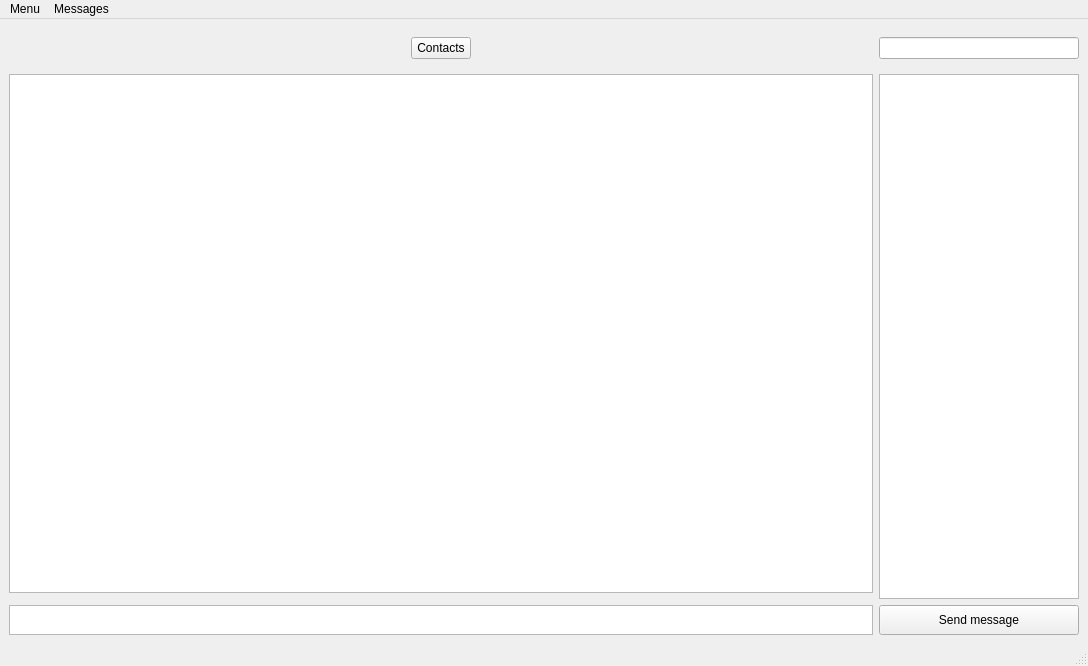
<?xml version="1.0" encoding="UTF-8"?>
<ui version="4.0">
 <class>MainWindow</class>
 <widget class="QMainWindow" name="MainWindow">
  <property name="geometry">
   <rect>
    <x>0</x>
    <y>0</y>
    <width>1088</width>
    <height>666</height>
   </rect>
  </property>
  <property name="windowTitle">
   <string>MainWindow</string>
  </property>
  <property name="autoFillBackground">
   <bool>false</bool>
  </property>
  <property name="documentMode">
   <bool>false</bool>
  </property>
  <property name="tabShape">
   <enum>QTabWidget::Triangular</enum>
  </property>
  <widget class="QWidget" name="centralwidget">
   <layout class="QGridLayout" name="gridLayout">
    <item row="1" column="0">
     <widget class="QTextEdit" name="chatMessages">
      <property name="toolTip">
       <string>&lt;html&gt;&lt;head/&gt;&lt;body&gt;&lt;p&gt;Chat window&lt;/p&gt;&lt;/body&gt;&lt;/html&gt;</string>
      </property>
      <property name="readOnly">
       <bool>true</bool>
      </property>
     </widget>
    </item>
    <item row="0" column="1">
     <widget class="QLineEdit" name="chatsSearch">
      <property name="maximumSize">
       <size>
        <width>200</width>
        <height>16777215</height>
       </size>
      </property>
     </widget>
    </item>
    <item row="1" column="1" rowspan="2">
     <widget class="QTreeWidget" name="chatTreeWidget">
      <property name="maximumSize">
       <size>
        <width>200</width>
        <height>16777215</height>
       </size>
      </property>
      <property name="toolTip">
       <string>&lt;html&gt;&lt;head/&gt;&lt;body&gt;&lt;p&gt;Chat list&lt;/p&gt;&lt;/body&gt;&lt;/html&gt;</string>
      </property>
      <property name="autoScroll">
       <bool>false</bool>
      </property>
      <property name="rootIsDecorated">
       <bool>true</bool>
      </property>
      <property name="animated">
       <bool>false</bool>
      </property>
      <attribute name="headerVisible">
       <bool>false</bool>
      </attribute>
      <column>
       <property name="text">
        <string notr="true">1</string>
       </property>
      </column>
     </widget>
    </item>
    <item row="3" column="0">
     <widget class="QTextEdit" name="inputMessage">
      <property name="maximumSize">
       <size>
        <width>16777215</width>
        <height>30</height>
       </size>
      </property>
      <property name="toolTip">
       <string>&lt;html&gt;&lt;head/&gt;&lt;body&gt;&lt;p&gt;Input field&lt;/p&gt;&lt;/body&gt;&lt;/html&gt;</string>
      </property>
     </widget>
    </item>
    <item row="3" column="1">
     <widget class="QPushButton" name="sendMessage">
      <property name="minimumSize">
       <size>
        <width>100</width>
        <height>0</height>
       </size>
      </property>
      <property name="maximumSize">
       <size>
        <width>200</width>
        <height>30</height>
       </size>
      </property>
      <property name="toolTip">
       <string>&lt;html&gt;&lt;head/&gt;&lt;body&gt;&lt;p&gt;Отправить сообщение&lt;/p&gt;&lt;p&gt;&lt;br/&gt;&lt;/p&gt;&lt;/body&gt;&lt;/html&gt;</string>
      </property>
      <property name="autoFillBackground">
       <bool>true</bool>
      </property>
      <property name="styleSheet">
       <string notr="true">QPushButton#Type1 {
     background-color: red;
     border-style: outset;
     border-width: 2px;
     border-radius: 10px;
     border-color: blue;
     font: bold 14px;
     min-width: 10em;
     padding: 6px;
 }</string>
      </property>
      <property name="text">
       <string>Send message</string>
      </property>
      <property name="autoExclusive">
       <bool>false</bool>
      </property>
      <property name="autoDefault">
       <bool>false</bool>
      </property>
      <property name="default">
       <bool>false</bool>
      </property>
      <property name="flat">
       <bool>false</bool>
      </property>
     </widget>
    </item>
    <item row="0" column="0">
     <widget class="QWidget" name="buttonPanel" native="true">
      <layout class="QHBoxLayout" name="horizontalLayout">
       <item>
        <widget class="QPushButton" name="pushButton">
         <property name="maximumSize">
          <size>
           <width>60</width>
           <height>16777215</height>
          </size>
         </property>
         <property name="text">
          <string>Contacts</string>
         </property>
        </widget>
       </item>
      </layout>
     </widget>
    </item>
   </layout>
  </widget>
  <widget class="QMenuBar" name="menubar">
   <property name="geometry">
    <rect>
     <x>0</x>
     <y>0</y>
     <width>1088</width>
     <height>21</height>
    </rect>
   </property>
   <widget class="QMenu" name="menu">
    <property name="title">
     <string>Menu</string>
    </property>
    <widget class="QMenu" name="contactMenu">
     <property name="title">
      <string>Контакты</string>
     </property>
     <addaction name="addContactMenu"/>
     <addaction name="delContact"/>
     <addaction name="searchContact"/>
    </widget>
    <addaction name="optionsMenu"/>
    <addaction name="contactMenu"/>
    <addaction name="loadAvatarMenu"/>
    <addaction name="exitMenu"/>
   </widget>
   <widget class="QMenu" name="menu_2">
    <property name="title">
     <string>Messages</string>
    </property>
    <addaction name="sendFileMenu"/>
    <addaction name="messageHistoryMenu"/>
   </widget>
   <addaction name="menu"/>
   <addaction name="menu_2"/>
  </widget>
  <widget class="QStatusBar" name="statusbar"/>
  <action name="optionsMenu">
   <property name="text">
    <string>Опции</string>
   </property>
  </action>
  <action name="exitMenu">
   <property name="checkable">
    <bool>false</bool>
   </property>
   <property name="text">
    <string>Выход</string>
   </property>
  </action>
  <action name="addContactMenu">
   <property name="text">
    <string>Add contact</string>
   </property>
  </action>
  <action name="delContact">
   <property name="text">
    <string>Delete contact</string>
   </property>
  </action>
  <action name="searchContact">
   <property name="text">
    <string>Search contact</string>
   </property>
  </action>
  <action name="messageHistoryMenu">
   <property name="text">
    <string>Message History</string>
   </property>
  </action>
  <action name="loadAvatarMenu">
   <property name="text">
    <string>Загрузить аватар</string>
   </property>
  </action>
  <action name="sendFileMenu">
   <property name="text">
    <string>Передать файл</string>
   </property>
  </action>
 </widget>
 <resources/>
 <connections/>
</ui>
